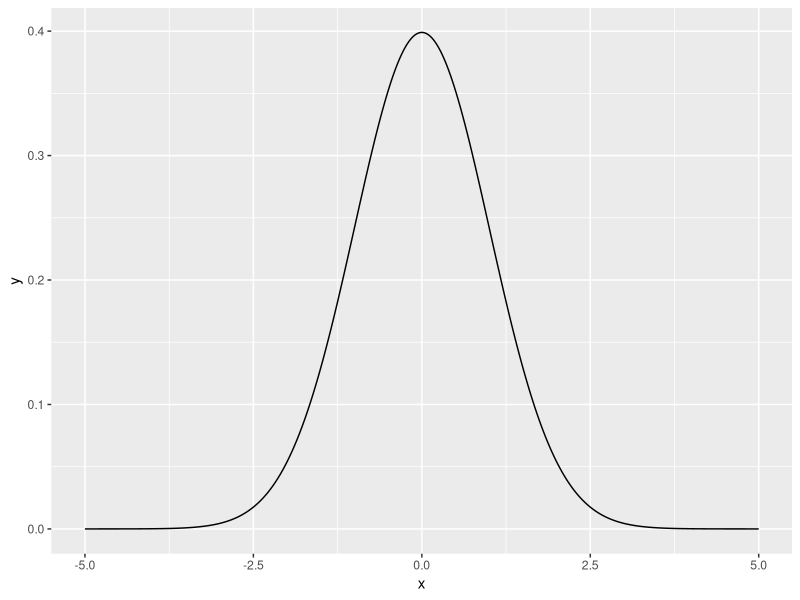
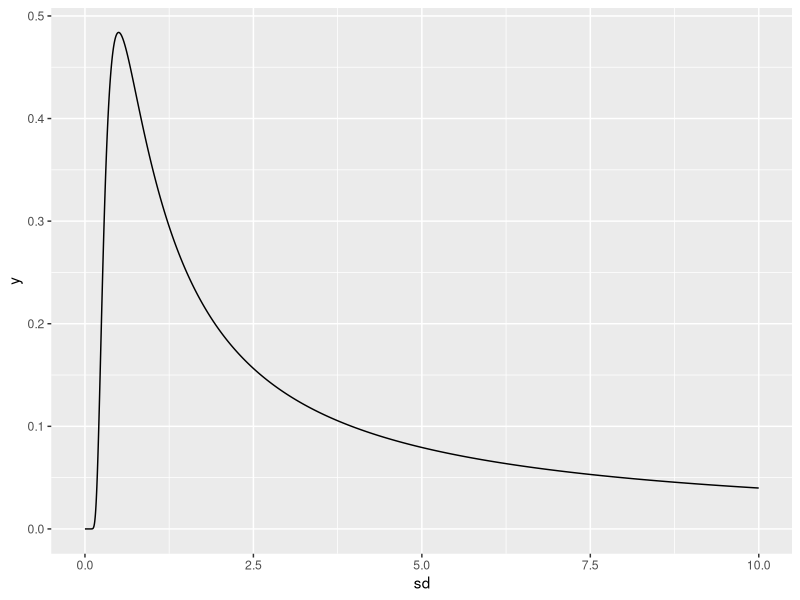
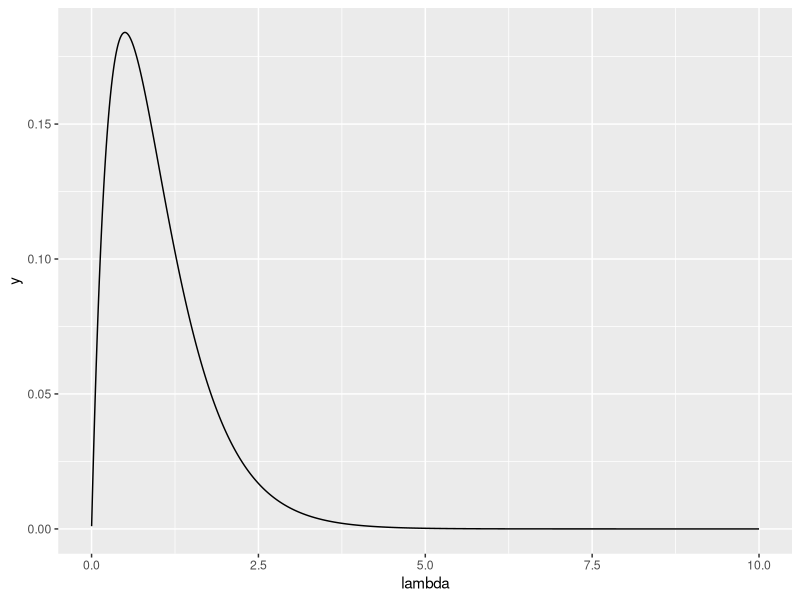
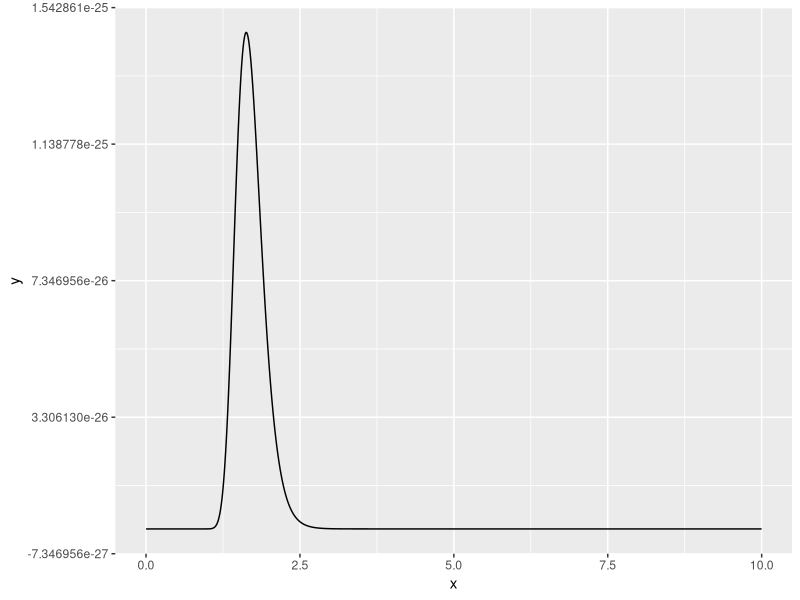
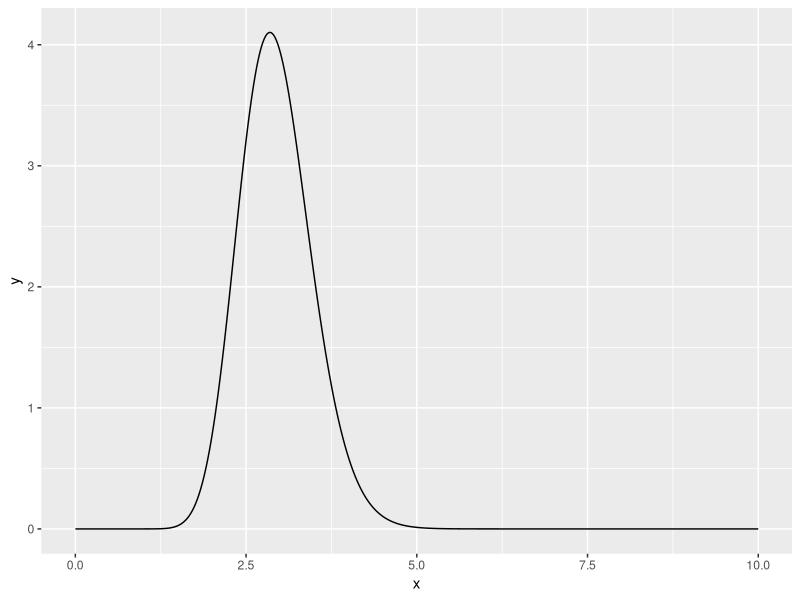

R code for these plots, in order:

# pakete ------------------------------------------------------------------
library(tidyverse)

# Likelhood functions -----------------------------------------------------

mean <- 0
sd <- 1

dichte_normal <- function(mean, sd){
  x <- seq(-5, 5, 0.001)
  y <- dnorm(x, mean, sd)
  return(data.frame(x, y))
}

likelihood_norma_sd <- function(x, mean){
  sd <- seq(0.00001, 10, 0.001)
  y <- 1/(sqrt(2*pi)*sd) * exp(-0.5*(x - mean)^2*(1/sd^2))
  return(data.frame(y, sd))
}
likelihood_exp <- function(x) {
  lambda <- seq(0.001, 10, 0.001)
  y <- lambda*exp(-lambda*x)
  return(data.frame(y, lambda))
}


# Visualization -----------------------------------------------------------
values_density <- dichte_normal(mean, sd)

x <- 0.5
values_likelihood <- likelihood_norma_sd(x, mean)

ggplot(values_density, aes(x, y = y)) +
  geom_line()

ggplot(values_likelihood, aes(x = sd, y = y)) +
  geom_line()


# Likelihood exponential distribution
x <- 2
values_likelihood_exp <- likelihood_exp(x)
ggplot(values_likelihood_exp, aes(x = lambda, y)) + 
  geom_line()



# Product of Likelihoods (SD) ---------------------------------------------
product_likeli_sd <- function(n, mean_start, sd_start) {
  y <- 1
  for (i in 1:n) {
    x <- rnorm(1, mean = mean_start, sd = sd_start)
    values_likelihood <- likelihood_norma_sd(x, mean_start)
    y <- y*values_likelihood$y
  }
  return(data.frame(x = values_likelihood$sd, y))
}

values_prod_likeli_sd <- product_likeli_sd(30, 0, 2)

ggplot(values_prod_likeli_sd, aes(x = x, y = y)) + 
  geom_line()




# Product of Likelihoods (Exponential, Lambda) ----------------------------

product_lambda <- function(n, lambda_start) {
  y <- 1
  for (i in 1:n) {
    x <- rexp(1, lambda_start)
    values_likelihood <- likelihood_exp(x)
    y <- y*values_likelihood$y
  }
  return(data.frame(x = values_likelihood$lambda, y))
}

values_prod_lambda <- product_lambda(30, 3)

ggplot(values_prod_lambda, aes(x = x, y = y)) + 
  geom_line()

index <- which.max(values_prod_lambda$y)
values_prod_lambda[index, ]

# Numerical Integration ---------------------------------------------------

integrate(splinefun(y = values_prod_lambda$y, x = values_prod_lambda$x), 0, 10)
integrate(approxfun(y = values_prod_lambda$y, x = values_prod_lambda$x), 0, 10)



